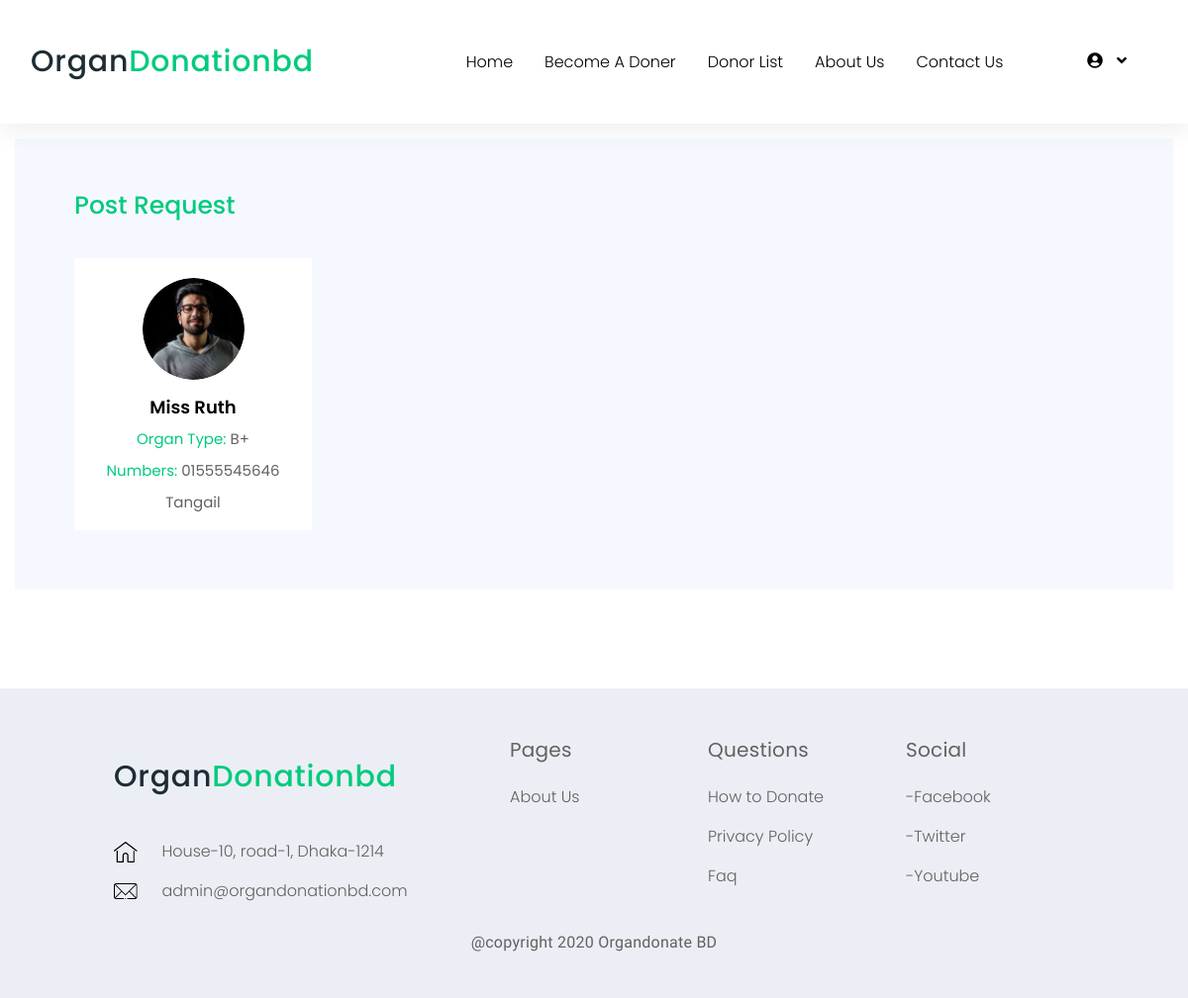
Page /post.php (signed in) on the earlier database version.
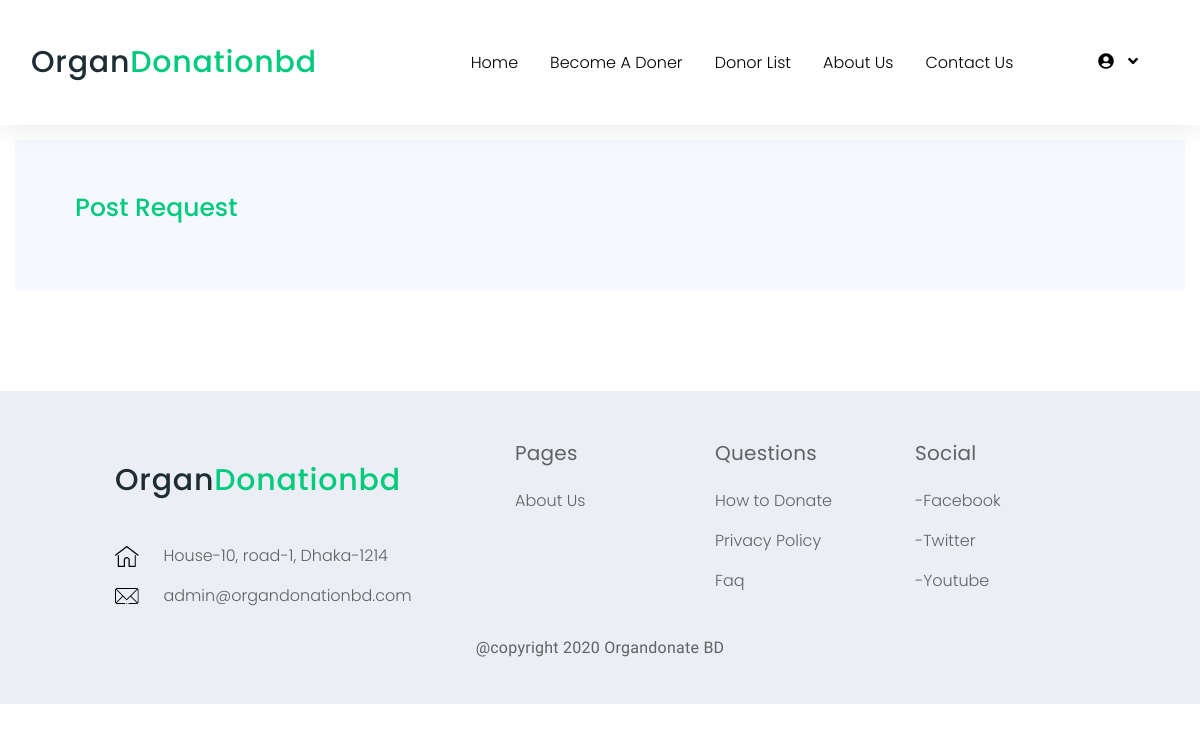
Same page on the later database version.
### tables this page shows
CREATE TABLE IF NOT EXISTS `post_request` (
  `id` int(10) NOT NULL AUTO_INCREMENT,
  `patientName` varchar(100) NOT NULL,
  `address` varchar(255) NOT NULL,
  `phone` varchar(30) NOT NULL,
  `requiredorgan` varchar(100) NOT NULL,
  `prescription` varchar(255) NOT NULL,
  `email` varchar(30) NOT NULL,
  `donate_user` varchar(100) NOT NULL,
  `action` int(11) NOT NULL DEFAULT 0,
  PRIMARY KEY (`id`)
);

### post.php (the view, shortened to what this page needs)
<?php
	include_once("header/header.php");
	$donerquery = "SELECT * FROM post_request";
	$donerresult = mysqli_query($connect, $donerquery);
?>
<main class="main-wrap">
        <section class="organ-donors-sec organ-donors-sec-1">
            <div class="container">
                <div class="organ-donors-sc">
                	<h3 class="organ-donors-title">Post Request</h3>
                    <div class="row">
                    	<?php
                    		foreach ($donerresult as $data):
                    		if($data['action'] == 1):
                    	?>
                        <div class="col-xl-3 col-lg-4 col-md-6">
                            <div class="single-organ-donors-inner text-center">
                                <div class="thumb">
                                    <img src="img/donors/1.png" alt="img">
                                </div>
                                <div class="details">
                                    <h3><?php echo $data['patientName'];?></h3>
                                    <ul class="meta">
                                        <li><span>Organ Type:</span> <?php echo $data['requiredorgan'];?></li>
                                        <li><span>Numbers:</span> <?php echo $data['phone'];?></li>
                                        <li><?php echo $data['address'];?></li>
                                    </ul>
                                </div>
                            </div>
                        </div>
                        <?php
                        	endif;
                    		endforeach;
                    	?>
                    </div>
                </div>
            </div>
        </section>
<?php
	include_once("header/footer.php");
?>

Differences in the rows shown:
removed post_request: action 1 (drawn), patientName "Miss Ruth", requiredorgan "B+", phone "01555545646", address "Tangail"
